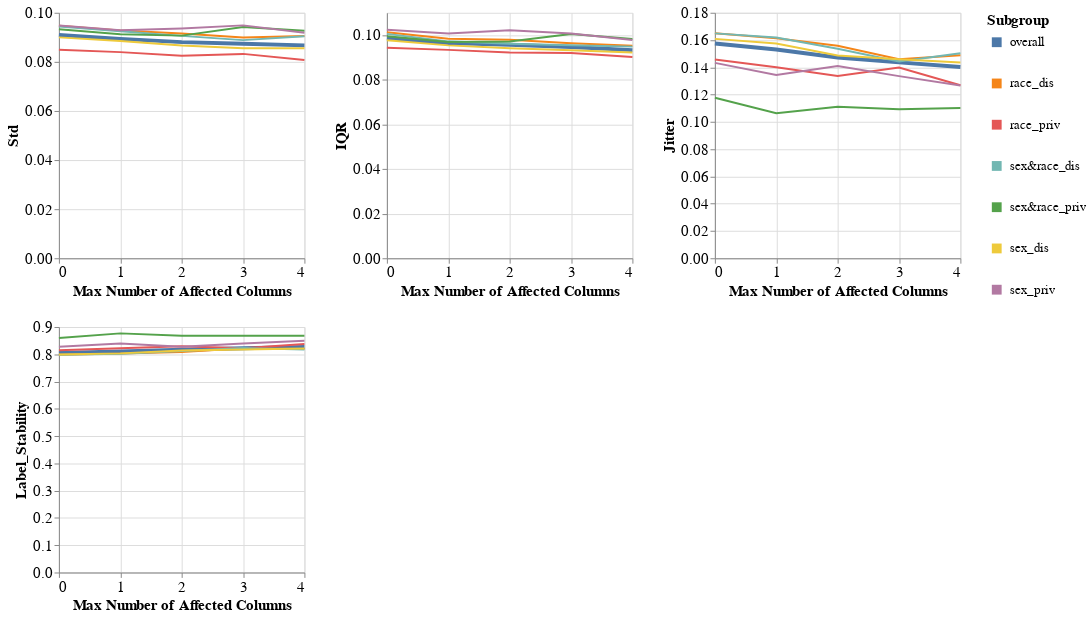

Here is the notebook cell this chart was saved with:
### Markdown cell above
### Subgroup metrics per dataset, experiment iteration, and model

### Code cell
visualizer.create_subgroups_grid_pct_lines_plot(model_name=MODEL_NAMES[0],
                                                target_preprocessing_technique=PREPROCESSING_TECHNIQUES[0],
                                                subgroup_metrics_type='variance',
                                                mode='max_num_columns')

### Figure 1 — Vega-Lite specification as saved in the notebook (floating-point values rounded to 4 significant figures)
{"config": {"view": {"continuousWidth": 400, "continuousHeight": 300}, "axis": {"labelFontSize": 15, "titleFontSize": 15}, "legend": {"labelFontSize": 13, "symbolStrokeWidth": 10, "titleFontSize": 15}}, "vconcat": [{"hconcat": [{"mark": "line", "encoding": {"color": {"field": "Subgroup", "type": "nominal"}, "strokeWidth": {"condition": {"value": 4, "test": "datum.Subgroup == 'overall'"}, "value": 2}, "x": {"axis": {"tickMinStep": 1}, "field": "Percentage", "title": "Max Number of Affected Columns", "type": "quantitative"}, "y": {"field": "Metric_Value", "title": "Std", "type": "quantitative"}}, "height": 250, "width": 250}, {"data": {"name": "data-d88e67c6e1046b8d901a8c3cdc4a434d"}, "mark": "line", "encoding": {"color": {"field": "Subgroup", "type": "nominal"}, "strokeWidth": {"condition": {"value": 4, "test": "datum.Subgroup == 'overall'"}, "value": 2}, "x": {"axis": {"tickMinStep": 1}, "field": "Percentage", "title": "Max Number of Affected Columns", "type": "quantitative"}, "y": {"field": "Metric_Value", "title": "IQR", "type": "quantitative"}}, "height": 250, "width": 250}, {"data": {"name": "data-31e8c53c11b3241da1ea7c4fc237b305"}, "mark": "line", "encoding": {"color": {"field": "Subgroup", "type": "nominal"}, "strokeWidth": {"condition": {"value": 4, "test": "datum.Subgroup == 'overall'"}, "value": 2}, "x": {"axis": {"tickMinStep": 1}, "field": "Percentage", "title": "Max Number of Affected Columns", "type": "quantitative"}, "y": {"field": "Metric_Value", "title": "Jitter", "type": "quantitative"}}, "height": 250, "width": 250}]}, {"hconcat": [{"mark": "line", "encoding": {"color": {"field": "Subgroup", "type": "nominal"}, "strokeWidth": {"condition": {"value": 4, "test": "datum.Subgroup == 'overall'"}, "value": 2}, "x": {"axis": {"tickMinStep": 1}, "field": "Percentage", "title": "Max Number of Affected Columns", "type": "quantitative"}, "y": {"field": "Metric_Value", "title": "Label_Stability", "type": "quantitative"}}, "height": 250, "width": 250}], "data": {"name": "data-67641ab10b33a5b82ed4c7a64b906685"}}], "data": {"name": "data-52dcb2995bd4c36fa7bd30c4e2d2dccd"}, "$schema": "https://vega.github.io/schema/vega-lite/v4.17.0.json", "datasets": {"data-52dcb2995bd4c36fa7bd30c4e2d2dccd": [{"Model_Name": "DecisionTreeClassifier", "Test_Set_Index": 0.0, "Metric": "Std", "Subgroup": "overall", "Num_Estimators": 10.0, "Metric_Value": 0.09091, "Percentage": 0.0}, {"Model_Name": "DecisionTreeClassifier", "Test_Set_Index": 0.0, "Metric": "Std", "Subgroup": "race_dis", "Num_Estimators": 10.0, "Metric_Value": 0.0947, "Percentage": 0.0}, {"Model_Name": "DecisionTreeClassifier", "Test_Set_Index": 0.0, "Metric": "Std", "Subgroup": "race_priv", "Num_Estimators": 10.0, "Metric_Value": 0.08494, "Percentage": 0.0}, {"Model_Name": "DecisionTreeClassifier", "Test_Set_Index": 0.0, "Metric": "Std", "Subgroup": "sex&race_dis", "Num_Estimators": 10.0, "Metric_Value": 0.09439, "Percentage": 0.0}, {"Model_Name": "DecisionTreeClassifier", "Test_Set_Index": 0.0, "Metric": "Std", "Subgroup": "sex&race_priv", "Num_Estimators": 10.0, "Metric_Value": 0.09327, "Percentage": 0.0}, {"Model_Name": "DecisionTreeClassifier", "Test_Set_Index": 0.0, "Metric": "Std", "Subgroup": "sex_dis", "Num_Estimators": 10.0, "Metric_Value": 0.08998, "Percentage": 0.0}, {"Model_Name": "DecisionTreeClassifier", "Test_Set_Index": 0.0, "Metric": "Std", "Subgroup": "sex_priv", "Num_Estimators": 10.0, "Metric_Value": 0.09485, "Percentage": 0.0}, {"Model_Name": "DecisionTreeClassifier", "Test_Set_Index": 1.0, "Metric": "Std", "Subgroup": "overall", "Num_Estimators": 10.0, "Metric_Value": 0.08937, "Percentage": 1.0}, {"Model_Name": "DecisionTreeClassifier", "Test_Set_Index": 1.0, "Metric": "Std", "Subgroup": "race_dis", "Num_Estimators": 10.0, "Metric_Value": 0.09279, "Percentage": 1.0}, {"Model_Name": "DecisionTreeClassifier", "Test_Set_Index": 1.0, "Metric": "Std", "Subgroup": "race_priv", "Num_Estimators": 10.0, "Metric_Value": 0.08397, "Percentage": 1.0}, {"Model_Name": "DecisionTreeClassifier", "Test_Set_Index": 1.0, "Metric": "Std", "Subgroup": "sex&race_dis", "Num_Estimators": 10.0, "Metric_Value": 0.0925, "Percentage": 1.0}, {"Model_Name": "DecisionTreeClassifier", "Test_Set_Index": 1.0, "Metric": "Std", "Subgroup": "sex&race_priv", "Num_Estimators": 10.0, "Metric_Value": 0.09128, "Percentage": 1.0}, {"Model_Name": "DecisionTreeClassifier", "Test_Set_Index": 1.0, "Metric": "Std", "Subgroup": "sex_dis", "Num_Estimators": 10.0, "Metric_Value": 0.08854, "Percentage": 1.0}, {"Model_Name": "DecisionTreeClassifier", "Test_Set_Index": 1.0, "Metric": "Std", "Subgroup": "sex_priv", "Num_Estimators": 10.0, "Metric_Value": 0.09288, "Percentage": 1.0}, {"Model_Name": "DecisionTreeClassifier", "Test_Set_Index": 2.0, "Metric": "Std", "Subgroup": "overall", "Num_Estimators": 10.0, "Metric_Value": 0.08803, "Percentage": 2.0}, {"Model_Name": "DecisionTreeClassifier", "Test_Set_Index": 2.0, "Metric": "Std", "Subgroup": "race_dis", "Num_Estimators": 10.0, "Metric_Value": 0.09152, "Percentage": 2.0}, {"Model_Name": "DecisionTreeClassifier", "Test_Set_Index": 2.0, "Metric": "Std", "Subgroup": "race_priv", "Num_Estimators": 10.0, "Metric_Value": 0.08253, "Percentage": 2.0}, {"Model_Name": "DecisionTreeClassifier", "Test_Set_Index": 2.0, "Metric": "Std", "Subgroup": "sex&race_dis", "Num_Estimators": 10.0, "Metric_Value": 0.09059, "Percentage": 2.0}, {"Model_Name": "DecisionTreeClassifier", "Test_Set_Index": 2.0, "Metric": "Std", "Subgroup": "sex&race_priv", "Num_Estimators": 10.0, "Metric_Value": 0.09068, "Percentage": 2.0}, {"Model_Name": "DecisionTreeClassifier", "Test_Set_Index": 2.0, "Metric": "Std", "Subgroup": "sex_dis", "Num_Estimators": 10.0, "Metric_Value": 0.08671, "Percentage": 2.0}, {"Model_Name": "DecisionTreeClassifier", "Test_Set_Index": 2.0, "Metric": "Std", "Subgroup": "sex_priv", "Num_Estimators": 10.0, "Metric_Value": 0.0936, "Percentage": 2.0}, {"Model_Name": "DecisionTreeClassifier", "Test_Set_Index": 3.0, "Metric": "Std", "Subgroup": "overall", "Num_Estimators": 10.0, "Metric_Value": 0.08735, "Percentage": 3.0}, {"Model_Name": "DecisionTreeClassifier", "Test_Set_Index": 3.0, "Metric": "Std", "Subgroup": "race_dis", "Num_Estimators": 10.0, "Metric_Value": 0.08995, "Percentage": 3.0}, {"Model_Name": "DecisionTreeClassifier", "Test_Set_Index": 3.0, "Metric": "Std", "Subgroup": "race_priv", "Num_Estimators": 10.0, "Metric_Value": 0.08325, "Percentage": 3.0}, {"Model_Name": "DecisionTreeClassifier", "Test_Set_Index": 3.0, "Metric": "Std", "Subgroup": "sex&race_dis", "Num_Estimators": 10.0, "Metric_Value": 0.08885, "Percentage": 3.0}, {"Model_Name": "DecisionTreeClassifier", "Test_Set_Index": 3.0, "Metric": "Std", "Subgroup": "sex&race_priv", "Num_Estimators": 10.0, "Metric_Value": 0.09419, "Percentage": 3.0}, {"Model_Name": "DecisionTreeClassifier", "Test_Set_Index": 3.0, "Metric": "Std", "Subgroup": "sex_dis", "Num_Estimators": 10.0, "Metric_Value": 0.08557, "Percentage": 3.0}, {"Model_Name": "DecisionTreeClassifier", "Test_Set_Index": 3.0, "Metric": "Std", "Subgroup": "sex_priv", "Num_Estimators": 10.0, "Metric_Value": 0.09486, "Percentage": 3.0}, {"Model_Name": "DecisionTreeClassifier", "Test_Set_Index": 4.0, "Metric": "Std", "Subgroup": "overall", "Num_Estimators": 10.0, "Metric_Value": 0.08672, "Percentage": 4.0}, {"Model_Name": "DecisionTreeClassifier", "Test_Set_Index": 4.0, "Metric": "Std", "Subgroup": "race_dis", "Num_Estimators": 10.0, "Metric_Value": 0.09052, "Percentage": 4.0}, {"Model_Name": "DecisionTreeClassifier", "Test_Set_Index": 4.0, "Metric": "Std", "Subgroup": "race_priv", "Num_Estimators": 10.0, "Metric_Value": 0.08073, "Percentage": 4.0}, {"Model_Name": "DecisionTreeClassifier", "Test_Set_Index": 4.0, "Metric": "Std", "Subgroup": "sex&race_dis", "Num_Estimators": 10.0, "Metric_Value": 0.09039, "Percentage": 4.0}, {"Model_Name": "DecisionTreeClassifier", "Test_Set_Index": 4.0, "Metric": "Std", "Subgroup": "sex&race_priv", "Num_Estimators": 10.0, "Metric_Value": 0.09265, "Percentage": 4.0}, {"Model_Name": "DecisionTreeClassifier", "Test_Set_Index": 4.0, "Metric": "Std", "Subgroup": "sex_dis", "Num_Estimators": 10.0, "Metric_Value": 0.0855, "Percentage": 4.0}, {"Model_Name": "DecisionTreeClassifier", "Test_Set_Index": 4.0, "Metric": "Std", "Subgroup": "sex_priv", "Num_Estimators": 10.0, "Metric_Value": 0.09186, "Percentage": 4.0}], "data-d88e67c6e1046b8d901a8c3cdc4a434d": [{"Model_Name": "DecisionTreeClassifier", "Test_Set_Index": 0.0, "Metric": "IQR", "Subgroup": "overall", "Num_Estimators": 10.0, "Metric_Value": 0.09858, "Percentage": 0.0}, {"Model_Name": "DecisionTreeClassifier", "Test_Set_Index": 0.0, "Metric": "IQR", "Subgroup": "race_dis", "Num_Estimators": 10.0, "Metric_Value": 0.1013, "Percentage": 0.0}, {"Model_Name": "DecisionTreeClassifier", "Test_Set_Index": 0.0, "Metric": "IQR", "Subgroup": "race_priv", "Num_Estimators": 10.0, "Metric_Value": 0.09437, "Percentage": 0.0}, {"Model_Name": "DecisionTreeClassifier", "Test_Set_Index": 0.0, "Metric": "IQR", "Subgroup": "sex&race_dis", "Num_Estimators": 10.0, "Metric_Value": 0.1005, "Percentage": 0.0}, {"Model_Name": "DecisionTreeClassifier", "Test_Set_Index": 0.0, "Metric": "IQR", "Subgroup": "sex&race_priv", "Num_Estimators": 10.0, "Metric_Value": 0.09948, "Percentage": 0.0}, {"Model_Name": "DecisionTreeClassifier", "Test_Set_Index": 0.0, "Metric": "IQR", "Subgroup": "sex_dis", "Num_Estimators": 10.0, "Metric_Value": 0.09769, "Percentage": 0.0}, {"Model_Name": "DecisionTreeClassifier", "Test_Set_Index": 0.0, "Metric": "IQR", "Subgroup": "sex_priv", "Num_Estimators": 10.0, "Metric_Value": 0.1024, "Percentage": 0.0}, {"Model_Name": "DecisionTreeClassifier", "Test_Set_Index": 1.0, "Metric": "IQR", "Subgroup": "overall", "Num_Estimators": 10.0, "Metric_Value": 0.0964, "Percentage": 1.0}, {"Model_Name": "DecisionTreeClassifier", "Test_Set_Index": 1.0, "Metric": "IQR", "Subgroup": "race_dis", "Num_Estimators": 10.0, "Metric_Value": 0.09832, "Percentage": 1.0}, {"Model_Name": "DecisionTreeClassifier", "Test_Set_Index": 1.0, "Metric": "IQR", "Subgroup": "race_priv", "Num_Estimators": 10.0, "Metric_Value": 0.09337, "Percentage": 1.0}, {"Model_Name": "DecisionTreeClassifier", "Test_Set_Index": 1.0, "Metric": "IQR", "Subgroup": "sex&race_dis", "Num_Estimators": 10.0, "Metric_Value": 0.09719, "Percentage": 1.0}, {"Model_Name": "DecisionTreeClassifier", "Test_Set_Index": 1.0, "Metric": "IQR", "Subgroup": "sex&race_priv", "Num_Estimators": 10.0, "Metric_Value": 0.09694, "Percentage": 1.0}, {"Model_Name": "DecisionTreeClassifier", "Test_Set_Index": 1.0, "Metric": "IQR", "Subgroup": "sex_dis", "Num_Estimators": 10.0, "Metric_Value": 0.09539, "Percentage": 1.0}, {"Model_Name": "DecisionTreeClassifier", "Test_Set_Index": 1.0, "Metric": "IQR", "Subgroup": "sex_priv", "Num_Estimators": 10.0, "Metric_Value": 0.1007, "Percentage": 1.0}, {"Model_Name": "DecisionTreeClassifier", "Test_Set_Index": 2.0, "Metric": "IQR", "Subgroup": "overall", "Num_Estimators": 10.0, "Metric_Value": 0.09567, "Percentage": 2.0}, {"Model_Name": "DecisionTreeClassifier", "Test_Set_Index": 2.0, "Metric": "IQR", "Subgroup": "race_dis", "Num_Estimators": 10.0, "Metric_Value": 0.09789, "Percentage": 2.0}, {"Model_Name": "DecisionTreeClassifier", "Test_Set_Index": 2.0, "Metric": "IQR", "Subgroup": "race_priv", "Num_Estimators": 10.0, "Metric_Value": 0.09217, "Percentage": 2.0}, {"Model_Name": "DecisionTreeClassifier", "Test_Set_Index": 2.0, "Metric": "IQR", "Subgroup": "sex&race_dis", "Num_Estimators": 10.0, "Metric_Value": 0.09615, "Percentage": 2.0}, {"Model_Name": "DecisionTreeClassifier", "Test_Set_Index": 2.0, "Metric": "IQR", "Subgroup": "sex&race_priv", "Num_Estimators": 10.0, "Metric_Value": 0.09709, "Percentage": 2.0}, {"Model_Name": "DecisionTreeClassifier", "Test_Set_Index": 2.0, "Metric": "IQR", "Subgroup": "sex_dis", "Num_Estimators": 10.0, "Metric_Value": 0.09414, "Percentage": 2.0}, {"Model_Name": "DecisionTreeClassifier", "Test_Set_Index": 2.0, "Metric": "IQR", "Subgroup": "sex_priv", "Num_Estimators": 10.0, "Metric_Value": 0.1021, "Percentage": 2.0}, {"Model_Name": "DecisionTreeClassifier", "Test_Set_Index": 3.0, "Metric": "IQR", "Subgroup": "overall", "Num_Estimators": 10.0, "Metric_Value": 0.09463, "Percentage": 3.0}, {"Model_Name": "DecisionTreeClassifier", "Test_Set_Index": 3.0, "Metric": "IQR", "Subgroup": "race_dis", "Num_Estimators": 10.0, "Metric_Value": 0.09634, "Percentage": 3.0}, {"Model_Name": "DecisionTreeClassifier", "Test_Set_Index": 3.0, "Metric": "IQR", "Subgroup": "race_priv", "Num_Estimators": 10.0, "Metric_Value": 0.09195, "Percentage": 3.0}, {"Model_Name": "DecisionTreeClassifier", "Test_Set_Index": 3.0, "Metric": "IQR", "Subgroup": "sex&race_dis", "Num_Estimators": 10.0, "Metric_Value": 0.09544, "Percentage": 3.0}, {"Model_Name": "DecisionTreeClassifier", "Test_Set_Index": 3.0, "Metric": "IQR", "Subgroup": "sex&race_priv", "Num_Estimators": 10.0, "Metric_Value": 0.1005, "Percentage": 3.0}, {"Model_Name": "DecisionTreeClassifier", "Test_Set_Index": 3.0, "Metric": "IQR", "Subgroup": "sex_dis", "Num_Estimators": 10.0, "Metric_Value": 0.0932, "Percentage": 3.0}, {"Model_Name": "DecisionTreeClassifier", "Test_Set_Index": 3.0, "Metric": "IQR", "Subgroup": "sex_priv", "Num_Estimators": 10.0, "Metric_Value": 0.1007, "Percentage": 3.0}, {"Model_Name": "DecisionTreeClassifier", "Test_Set_Index": 4.0, "Metric": "IQR", "Subgroup": "overall", "Num_Estimators": 10.0, "Metric_Value": 0.09326, "Percentage": 4.0}, {"Model_Name": "DecisionTreeClassifier", "Test_Set_Index": 4.0, "Metric": "IQR", "Subgroup": "race_dis", "Num_Estimators": 10.0, "Metric_Value": 0.09525, "Percentage": 4.0}, {"Model_Name": "DecisionTreeClassifier", "Test_Set_Index": 4.0, "Metric": "IQR", "Subgroup": "race_priv", "Num_Estimators": 10.0, "Metric_Value": 0.09013, "Percentage": 4.0}, {"Model_Name": "DecisionTreeClassifier", "Test_Set_Index": 4.0, "Metric": "IQR", "Subgroup": "sex&race_dis", "Num_Estimators": 10.0, "Metric_Value": 0.09482, "Percentage": 4.0}, {"Model_Name": "DecisionTreeClassifier", "Test_Set_Index": 4.0, "Metric": "IQR", "Subgroup": "sex&race_priv", "Num_Estimators": 10.0, "Metric_Value": 0.0982, "Percentage": 4.0}, {"Model_Name": "DecisionTreeClassifier", "Test_Set_Index": 4.0, "Metric": "IQR", "Subgroup": "sex_dis", "Num_Estimators": 10.0, "Metric_Value": 0.0922, "Percentage": 4.0}, {"Model_Name": "DecisionTreeClassifier", "Test_Set_Index": 4.0, "Metric": "IQR", "Subgroup": "sex_priv", "Num_Estimators": 10.0, "Metric_Value": 0.09776, "Percentage": 4.0}], "data-31e8c53c11b3241da1ea7c4fc237b305": [{"Model_Name": "DecisionTreeClassifier", "Test_Set_Index": 0.0, "Metric": "Jitter", "Subgroup": "overall", "Num_Estimators": 10.0, "Metric_Value": 0.1575, "Percentage": 0.0}, {"Model_Name": "DecisionTreeClassifier", "Test_Set_Index": 0.0, "Metric": "Jitter", "Subgroup": "race_dis", "Num_Estimators": 10.0, "Metric_Value": 0.165, "Percentage": 0.0}, {"Model_Name": "DecisionTreeClassifier", "Test_Set_Index": 0.0, "Metric": "Jitter", "Subgroup": "race_priv", "Num_Estimators": 10.0, "Metric_Value": 0.1457, "Percentage": 0.0}, {"Model_Name": "DecisionTreeClassifier", "Test_Set_Index": 0.0, "Metric": "Jitter", "Subgroup": "sex&race_dis", "Num_Estimators": 10.0, "Metric_Value": 0.1649, "Percentage": 0.0}, {"Model_Name": "DecisionTreeClassifier", "Test_Set_Index": 0.0, "Metric": "Jitter", "Subgroup": "sex&race_priv", "Num_Estimators": 10.0, "Metric_Value": 0.1177, "Percentage": 0.0}, {"Model_Name": "DecisionTreeClassifier", "Test_Set_Index": 0.0, "Metric": "Jitter", "Subgroup": "sex_dis", "Num_Estimators": 10.0, "Metric_Value": 0.1609, "Percentage": 0.0}, {"Model_Name": "DecisionTreeClassifier", "Test_Set_Index": 0.0, "Metric": "Jitter", "Subgroup": "sex_priv", "Num_Estimators": 10.0, "Metric_Value": 0.1432, "Percentage": 0.0}, {"Model_Name": "DecisionTreeClassifier", "Test_Set_Index": 1.0, "Metric": "Jitter", "Subgroup": "overall", "Num_Estimators": 10.0, "Metric_Value": 0.1531, "Percentage": 1.0}, {"Model_Name": "DecisionTreeClassifier", "Test_Set_Index": 1.0, "Metric": "Jitter", "Subgroup": "race_dis", "Num_Estimators": 10.0, "Metric_Value": 0.1613, "Percentage": 1.0}, {"Model_Name": "DecisionTreeClassifier", "Test_Set_Index": 1.0, "Metric": "Jitter", "Subgroup": "race_priv", "Num_Estimators": 10.0, "Metric_Value": 0.1401, "Percentage": 1.0}, {"Model_Name": "DecisionTreeClassifier", "Test_Set_Index": 1.0, "Metric": "Jitter", "Subgroup": "sex&race_dis", "Num_Estimators": 10.0, "Metric_Value": 0.1618, "Percentage": 1.0}, {"Model_Name": "DecisionTreeClassifier", "Test_Set_Index": 1.0, "Metric": "Jitter", "Subgroup": "sex&race_priv", "Num_Estimators": 10.0, "Metric_Value": 0.1064, "Percentage": 1.0}, {"Model_Name": "DecisionTreeClassifier", "Test_Set_Index": 1.0, "Metric": "Jitter", "Subgroup": "sex_dis", "Num_Estimators": 10.0, "Metric_Value": 0.1575, "Percentage": 1.0}, {"Model_Name": "DecisionTreeClassifier", "Test_Set_Index": 1.0, "Metric": "Jitter", "Subgroup": "sex_priv", "Num_Estimators": 10.0, "Metric_Value": 0.1344, "Percentage": 1.0}, {"Model_Name": "DecisionTreeClassifier", "Test_Set_Index": 2.0, "Metric": "Jitter", "Subgroup": "overall", "Num_Estimators": 10.0, "Metric_Value": 0.1472, "Percentage": 2.0}, {"Model_Name": "DecisionTreeClassifier", "Test_Set_Index": 2.0, "Metric": "Jitter", "Subgroup": "race_dis", "Num_Estimators": 10.0, "Metric_Value": 0.1558, "Percentage": 2.0}, {"Model_Name": "DecisionTreeClassifier", "Test_Set_Index": 2.0, "Metric": "Jitter", "Subgroup": "race_priv", "Num_Estimators": 10.0, "Metric_Value": 0.1337, "Percentage": 2.0}, {"Model_Name": "DecisionTreeClassifier", "Test_Set_Index": 2.0, "Metric": "Jitter", "Subgroup": "sex&race_dis", "Num_Estimators": 10.0, "Metric_Value": 0.1536, "Percentage": 2.0}, {"Model_Name": "DecisionTreeClassifier", "Test_Set_Index": 2.0, "Metric": "Jitter", "Subgroup": "sex&race_priv", "Num_Estimators": 10.0, "Metric_Value": 0.1111, "Percentage": 2.0}, {"Model_Name": "DecisionTreeClassifier", "Test_Set_Index": 2.0, "Metric": "Jitter", "Subgroup": "sex_dis", "Num_Estimators": 10.0, "Metric_Value": 0.1487, "Percentage": 2.0}, {"Model_Name": "DecisionTreeClassifier", "Test_Set_Index": 2.0, "Metric": "Jitter", "Subgroup": "sex_priv", "Num_Estimators": 10.0, "Metric_Value": 0.141, "Percentage": 2.0}, {"Model_Name": "DecisionTreeClassifier", "Test_Set_Index": 3.0, "Metric": "Jitter", "Subgroup": "overall", "Num_Estimators": 10.0, "Metric_Value": 0.1436, "Percentage": 3.0}, {"Model_Name": "DecisionTreeClassifier", "Test_Set_Index": 3.0, "Metric": "Jitter", "Subgroup": "race_dis", "Num_Estimators": 10.0, "Metric_Value": 0.146, "Percentage": 3.0}, {"Model_Name": "DecisionTreeClassifier", "Test_Set_Index": 3.0, "Metric": "Jitter", "Subgroup": "race_priv", "Num_Estimators": 10.0, "Metric_Value": 0.1398, "Percentage": 3.0}, {"Model_Name": "DecisionTreeClassifier", "Test_Set_Index": 3.0, "Metric": "Jitter", "Subgroup": "sex&race_dis", "Num_Estimators": 10.0, "Metric_Value": 0.1442, "Percentage": 3.0}, {"Model_Name": "DecisionTreeClassifier", "Test_Set_Index": 3.0, "Metric": "Jitter", "Subgroup": "sex&race_priv", "Num_Estimators": 10.0, "Metric_Value": 0.1092, "Percentage": 3.0}, {"Model_Name": "DecisionTreeClassifier", "Test_Set_Index": 3.0, "Metric": "Jitter", "Subgroup": "sex_dis", "Num_Estimators": 10.0, "Metric_Value": 0.146, "Percentage": 3.0}, {"Model_Name": "DecisionTreeClassifier", "Test_Set_Index": 3.0, "Metric": "Jitter", "Subgroup": "sex_priv", "Num_Estimators": 10.0, "Metric_Value": 0.1336, "Percentage": 3.0}, {"Model_Name": "DecisionTreeClassifier", "Test_Set_Index": 4.0, "Metric": "Jitter", "Subgroup": "overall", "Num_Estimators": 10.0, "Metric_Value": 0.1403, "Percentage": 4.0}, {"Model_Name": "DecisionTreeClassifier", "Test_Set_Index": 4.0, "Metric": "Jitter", "Subgroup": "race_dis", "Num_Estimators": 10.0, "Metric_Value": 0.1488, "Percentage": 4.0}, {"Model_Name": "DecisionTreeClassifier", "Test_Set_Index": 4.0, "Metric": "Jitter", "Subgroup": "race_priv", "Num_Estimators": 10.0, "Metric_Value": 0.1268, "Percentage": 4.0}, {"Model_Name": "DecisionTreeClassifier", "Test_Set_Index": 4.0, "Metric": "Jitter", "Subgroup": "sex&race_dis", "Num_Estimators": 10.0, "Metric_Value": 0.1504, "Percentage": 4.0}, {"Model_Name": "DecisionTreeClassifier", "Test_Set_Index": 4.0, "Metric": "Jitter", "Subgroup": "sex&race_priv", "Num_Estimators": 10.0, "Metric_Value": 0.1102, "Percentage": 4.0}, {"Model_Name": "DecisionTreeClassifier", "Test_Set_Index": 4.0, "Metric": "Jitter", "Subgroup": "sex_dis", "Num_Estimators": 10.0, "Metric_Value": 0.1435, "Percentage": 4.0}, {"Model_Name": "DecisionTreeClassifier", "Test_Set_Index": 4.0, "Metric": "Jitter", "Subgroup": "sex_priv", "Num_Estimators": 10.0, "Metric_Value": 0.1267, "Percentage": 4.0}], "data-67641ab10b33a5b82ed4c7a64b906685": [{"Model_Name": "DecisionTreeClassifier", "Test_Set_Index": 0.0, "Metric": "Label_Stability", "Subgroup": "overall", "Num_Estimators": 10.0, "Metric_Value": 0.8045, "Percentage": 0.0}, {"Model_Name": "DecisionTreeClassifier", "Test_Set_Index": 0.0, "Metric": "Label_Stability", "Subgroup": "race_dis", "Num_Estimators": 10.0, "Metric_Value": 0.7981, "Percentage": 0.0}, {"Model_Name": "DecisionTreeClassifier", "Test_Set_Index": 0.0, "Metric": "Label_Stability", "Subgroup": "race_priv", "Num_Estimators": 10.0, "Metric_Value": 0.8146, "Percentage": 0.0}, {"Model_Name": "DecisionTreeClassifier", "Test_Set_Index": 0.0, "Metric": "Label_Stability", "Subgroup": "sex&race_dis", "Num_Estimators": 10.0, "Metric_Value": 0.7978, "Percentage": 0.0}, {"Model_Name": "DecisionTreeClassifier", "Test_Set_Index": 0.0, "Metric": "Label_Stability", "Subgroup": "sex&race_priv", "Num_Estimators": 10.0, "Metric_Value": 0.8596, "Percentage": 0.0}, {"Model_Name": "DecisionTreeClassifier", "Test_Set_Index": 0.0, "Metric": "Label_Stability", "Subgroup": "sex_dis", "Num_Estimators": 10.0, "Metric_Value": 0.7991, "Percentage": 0.0}, {"Model_Name": "DecisionTreeClassifier", "Test_Set_Index": 0.0, "Metric": "Label_Stability", "Subgroup": "sex_priv", "Num_Estimators": 10.0, "Metric_Value": 0.8277, "Percentage": 0.0}, {"Model_Name": "DecisionTreeClassifier", "Test_Set_Index": 1.0, "Metric": "Label_Stability", "Subgroup": "overall", "Num_Estimators": 10.0, "Metric_Value": 0.8102, "Percentage": 1.0}, {"Model_Name": "DecisionTreeClassifier", "Test_Set_Index": 1.0, "Metric": "Label_Stability", "Subgroup": "race_dis", "Num_Estimators": 10.0, "Metric_Value": 0.8025, "Percentage": 1.0}, {"Model_Name": "DecisionTreeClassifier", "Test_Set_Index": 1.0, "Metric": "Label_Stability", "Subgroup": "race_priv", "Num_Estimators": 10.0, "Metric_Value": 0.8224, "Percentage": 1.0}, {"Model_Name": "DecisionTreeClassifier", "Test_Set_Index": 1.0, "Metric": "Label_Stability", "Subgroup": "sex&race_dis", "Num_Estimators": 10.0, "Metric_Value": 0.8015, "Percentage": 1.0}, {"Model_Name": "DecisionTreeClassifier", "Test_Set_Index": 1.0, "Metric": "Label_Stability", "Subgroup": "sex&race_priv", "Num_Estimators": 10.0, "Metric_Value": 0.8766, "Percentage": 1.0}, {"Model_Name": "DecisionTreeClassifier", "Test_Set_Index": 1.0, "Metric": "Label_Stability", "Subgroup": "sex_dis", "Num_Estimators": 10.0, "Metric_Value": 0.8033, "Percentage": 1.0}, {"Model_Name": "DecisionTreeClassifier", "Test_Set_Index": 1.0, "Metric": "Label_Stability", "Subgroup": "sex_priv", "Num_Estimators": 10.0, "Metric_Value": 0.8396, "Percentage": 1.0}, {"Model_Name": "DecisionTreeClassifier", "Test_Set_Index": 2.0, "Metric": "Label_Stability", "Subgroup": "overall", "Num_Estimators": 10.0, "Metric_Value": 0.8167, "Percentage": 2.0}, {"Model_Name": "DecisionTreeClassifier", "Test_Set_Index": 2.0, "Metric": "Label_Stability", "Subgroup": "race_dis", "Num_Estimators": 10.0, "Metric_Value": 0.8087, "Percentage": 2.0}, {"Model_Name": "DecisionTreeClassifier", "Test_Set_Index": 2.0, "Metric": "Label_Stability", "Subgroup": "race_priv", "Num_Estimators": 10.0, "Metric_Value": 0.8293, "Percentage": 2.0}, {"Model_Name": "DecisionTreeClassifier", "Test_Set_Index": 2.0, "Metric": "Label_Stability", "Subgroup": "sex&race_dis", "Num_Estimators": 10.0, "Metric_Value": 0.8119, "Percentage": 2.0}, {"Model_Name": "DecisionTreeClassifier", "Test_Set_Index": 2.0, "Metric": "Label_Stability", "Subgroup": "sex&race_priv", "Num_Estimators": 10.0, "Metric_Value": 0.8681, "Percentage": 2.0}, {"Model_Name": "DecisionTreeClassifier", "Test_Set_Index": 2.0, "Metric": "Label_Stability", "Subgroup": "sex_dis", "Num_Estimators": 10.0, "Metric_Value": 0.8141, "Percentage": 2.0}, {"Model_Name": "DecisionTreeClassifier", "Test_Set_Index": 2.0, "Metric": "Label_Stability", "Subgroup": "sex_priv", "Num_Estimators": 10.0, "Metric_Value": 0.8277, "Percentage": 2.0}, {"Model_Name": "DecisionTreeClassifier", "Test_Set_Index": 3.0, "Metric": "Label_Stability", "Subgroup": "overall", "Num_Estimators": 10.0, "Metric_Value": 0.822, "Percentage": 3.0}, {"Model_Name": "DecisionTreeClassifier", "Test_Set_Index": 3.0, "Metric": "Label_Stability", "Subgroup": "race_dis", "Num_Estimators": 10.0, "Metric_Value": 0.8217, "Percentage": 3.0}, {"Model_Name": "DecisionTreeClassifier", "Test_Set_Index": 3.0, "Metric": "Label_Stability", "Subgroup": "race_priv", "Num_Estimators": 10.0, "Metric_Value": 0.8224, "Percentage": 3.0}, {"Model_Name": "DecisionTreeClassifier", "Test_Set_Index": 3.0, "Metric": "Label_Stability", "Subgroup": "sex&race_dis", "Num_Estimators": 10.0, "Metric_Value": 0.823, "Percentage": 3.0}, {"Model_Name": "DecisionTreeClassifier", "Test_Set_Index": 3.0, "Metric": "Label_Stability", "Subgroup": "sex&race_priv", "Num_Estimators": 10.0, "Metric_Value": 0.8681, "Percentage": 3.0}, {"Model_Name": "DecisionTreeClassifier", "Test_Set_Index": 3.0, "Metric": "Label_Stability", "Subgroup": "sex_dis", "Num_Estimators": 10.0, "Metric_Value": 0.8178, "Percentage": 3.0}, {"Model_Name": "DecisionTreeClassifier", "Test_Set_Index": 3.0, "Metric": "Label_Stability", "Subgroup": "sex_priv", "Num_Estimators": 10.0, "Metric_Value": 0.8396, "Percentage": 3.0}, {"Model_Name": "DecisionTreeClassifier", "Test_Set_Index": 4.0, "Metric": "Label_Stability", "Subgroup": "overall", "Num_Estimators": 10.0, "Metric_Value": 0.8269, "Percentage": 4.0}, {"Model_Name": "DecisionTreeClassifier", "Test_Set_Index": 4.0, "Metric": "Label_Stability", "Subgroup": "race_dis", "Num_Estimators": 10.0, "Metric_Value": 0.8198, "Percentage": 4.0}, {"Model_Name": "DecisionTreeClassifier", "Test_Set_Index": 4.0, "Metric": "Label_Stability", "Subgroup": "race_priv", "Num_Estimators": 10.0, "Metric_Value": 0.838, "Percentage": 4.0}, {"Model_Name": "DecisionTreeClassifier", "Test_Set_Index": 4.0, "Metric": "Label_Stability", "Subgroup": "sex&race_dis", "Num_Estimators": 10.0, "Metric_Value": 0.8171, "Percentage": 4.0}, {"Model_Name": "DecisionTreeClassifier", "Test_Set_Index": 4.0, "Metric": "Label_Stability", "Subgroup": "sex&race_priv", "Num_Estimators": 10.0, "Metric_Value": 0.8681, "Percentage": 4.0}, {"Model_Name": "DecisionTreeClassifier", "Test_Set_Index": 4.0, "Metric": "Label_Stability", "Subgroup": "sex_dis", "Num_Estimators": 10.0, "Metric_Value": 0.8215, "Percentage": 4.0}, {"Model_Name": "DecisionTreeClassifier", "Test_Set_Index": 4.0, "Metric": "Label_Stability", "Subgroup": "sex_priv", "Num_Estimators": 10.0, "Metric_Value": 0.8495, "Percentage": 4.0}]}}
